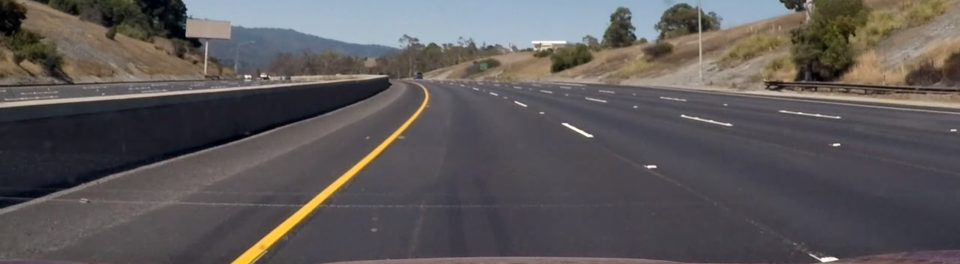
#> input picture nonvehicle/nonvehicle1.png, 1920 x 528 px (shown at 1/2 size); its folder holds only this picture in this run
$ python -i detection.py   (imports and definitions only)   (older library calls are emulated)
#> lines starting #> are read from the running program, lines starting #| are printed output that depends on the picture
#> further down, picture is the input picture: shape (528, 1920, 3); mean B, G, R 88.8, 88.2, 92.4
### sdcvehicle/classification.py
"""
Vehicle classification models and features.
The training dataset from udacity is not really clean.
"""

from . import config
from os import path
import pickle

import numpy as np
np.random.seed(1337)

from skimage import io, feature, color
from glob import glob
from sklearn.svm import LinearSVC
from sklearn.svm import SVC
from sklearn.utils import shuffle
from sklearn.model_selection import train_test_split
from sklearn.model_selection import RandomizedSearchCV
from sklearn.preprocessing import StandardScaler
from sklearn.pipeline import Pipeline
from sklearn.feature_extraction.image import extract_patches_2d

from sklearn.base import BaseEstimator, ClassifierMixin
from scipy.misc import imresize

class ImageFeatExtractor(BaseEstimator):
    """Feature extractor for vehicle/non-vehicle images.
    Two types of features used:
        1. hog of gray
        2. color histogram (to reduce false positive?)
    """
    def __init__(self, pixels_per_cell=(8,8),
        cells_per_block=(2,2), hist_nbins=32, **kwargs):
        # for hog features
        self.pixels_per_cell = pixels_per_cell
        self.cells_per_block = cells_per_block
        # for color histogram features
        self.hist_nbins = hist_nbins
        # feature extractors
        self.extract_hog = lambda img: feature.hog(color.rgb2gray(img),
                pixels_per_cell=self.pixels_per_cell,
                cells_per_block=self.cells_per_block)
        self.extract_hist = lambda img, chann: np.histogram(img[:,:,chann],
                bins=self.hist_nbins, range=(0, 256))[0].astype(np.float)
        # feature standarizer
        self.hog_ss = StandardScaler()
        self.rhist_ss = StandardScaler()
        self.ghist_ss = StandardScaler()
        self.bhist_ss = StandardScaler()
    def fit_transform(self, images, labels=None):
        hog_feats = np.vstack([self.extract_hog(im) for im in images])
        hog_feats = self.hog_ss.fit_transform(hog_feats)

        # return np.hstack([hog_feats])

        rhist_feats = np.vstack([self.extract_hist(im, 0) for im in images])
        rhist_feats = self.rhist_ss.fit_transform(rhist_feats)

        ghist_feats = np.vstack([self.extract_hist(im, 1) for im in images])
        ghist_feats = self.ghist_ss.fit_transform(ghist_feats)

        bhist_feats = np.vstack([self.extract_hist(im, 2) for im in images])
        bhist_feats = self.bhist_ss.fit_transform(bhist_feats)


        return np.hstack([hog_feats, rhist_feats, ghist_feats, bhist_feats])

    def fit(self, images, labels=None):
        self.fit_transform(images)
        return self
    # [17 lines left out: function transform, not called in this run]

class VehicleClassifier(BaseEstimator, ClassifierMixin):
    """Vehicle detection model based on HOG feature and
    Linear SVC model.
    """
    def __init__(self, **kwargs):
        # parameter for LinearSVC
        self.C = kwargs.get("C", 1)
        self.model = Pipeline([
            ("feature_extractor", ImageFeatExtractor(**kwargs)),
            ("svc", LinearSVC(C=self.C))
            # ("svc", SVC(C=self.C, kernel="linear", probability=True))
        ])
    def fit(self, images, labels):
        """`images`: list of images of fixed shape
        `labels`: list of labels, with the same len of images
        Return: a trained vehicle detection model
        """

        self.model.fit(images, labels)
        return self
    # [16 lines left out: function best_fit, not called in this run]
    def predict(self, images):
        return self.model.predict(images)
    def score(self, images, labels):
        return self.model.score(images, labels)


def load_data():
    vehicle_files = glob(config.vehicle_image_files)
    nonvehicle_files = glob(config.nonvehicle_image_files)
    print("loaded %i vehicle images and %i nonvehicle images" %
        (len(vehicle_files), len(nonvehicle_files)))
    vehicle_imgs = [io.imread(f) for f in vehicle_files]
    nonvehicle_imgs = [io.imread(f) for f in nonvehicle_files]
    images = vehicle_imgs + nonvehicle_imgs
    labels = ["vehicle"]*len(vehicle_imgs)+["nonvehicle"]*len(nonvehicle_imgs)
    return images, labels

def enhance_negative_data():
    """Enhance the dataset by generating more negative samples
    from test images - to reduce the false positive rate
    """
    whole_images = []
    for f in glob("./test_images/*.jpg"):
        # whole_image = io.imread("../test_images/test2.jpg")
        whole_image = io.imread(f)
        R, C = whole_image.shape[:2]
        if "test2.jpg" in f:
            whole_image = whole_image[R//2:, :, :]
        elif "test5.jpg" in f:
            whole_image = whole_image[500:, :, :]
        else:
            whole_image = whole_image[R//2:, :C//2, :]
        whole_images.append(whole_image)

    for f in glob("./nonvehicle/*.png"):
        # whole_image = io.imread("../test_images/test2.jpg")
        whole_image = io.imread(f)
        whole_images.append(whole_image)

    images = []
    for whole_image in whole_images:
        for scale in range(3):
            patch_size = int(64*1.2**scale)
            patches = extract_patches_2d(whole_image, (patch_size, patch_size), max_patches=1000)
            patches = [imresize(p, (64, 64)) for p in patches]
            images += patches
#> this loop made 1 pass
#> after the loop, images = 3000 items
    labels = ["nonvehicle"] * len(images)
#> labels = 3000 items, first 6: 'nonvehicle', 'nonvehicle', 'nonvehicle', 'nonvehicle', 'nonvehicle', 'nonvehicle'
    print("ehanced the dataset with %i negative images" % len(labels))
#| ehanced the dataset with 3000 negative images
    return images, labels

def enhance_positive_data(car_images):
    """Enhance the dataset by generating more positive images
    through random shifting and rotating of car images.
    """
    import scipy.ndimage as ndi
    # [45 lines left out: functions transform_matrix_offset_center, apply_transform, random_rotation, random_shift, random_crop, not called in this run]

    images = []
    for car_image in car_images:
        rotated = [random_rotation(car_image, 5) for _ in range(3)]
        shifted = [random_shift(car_image, 0.05, 0.05) for _ in range(2)]
        cropped = [random_crop(car_image) for _ in range(5)]
        images += rotated
        images += shifted
    labels = ["vehicle"] * len(images)
    print("enhanced the dataset with %i positive samples" % len(labels))
    return images, labels

# [7 lines left out: function fit_best_model, not called in this run]

def build_model():
    if path.exists(config.model_file):
        classifier = pickle.load(open(config.model_file, "r"))
        return classifier
    images, labels = load_data()
    enhanced_negative_images, enhanced_negative_labels = enhance_negative_data()
#> enhanced_negative_images = 3000 items; enhanced_negative_labels has the same summary as labels in enhance_negative_data
    nvhicles = (np.array(labels)=="vehicle").sum()
    enhanced_pos_images, enhanced_pos_labels = enhance_positive_data(images[:nvhicles])
    images += enhanced_negative_images
#> images = 3000 items
    images += enhanced_pos_images
    labels += enhanced_negative_labels
    labels += enhanced_pos_labels

    for image in images:
        image = (image / 255.).astype(np.float32)
#> this loop made 3000 passes
#> pass 1, in build_model, `image = (image / 255.).astype(np.float32)`:
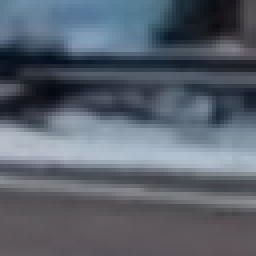
#> image: shape (64, 64, 4) float32 (shown 4 times larger); mean of channels 0, 1, 2, 3 0.428, 0.383, 0.351, 1; drawn as B, G, R
#> pass 2, in build_model, `image = (image / 255.).astype(np.float32)`:
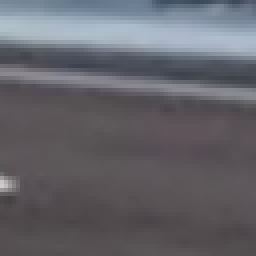
#> image: shape (64, 64, 4) float32 (shown 4 times larger); mean of channels 0, 1, 2, 3 0.415, 0.391, 0.393, 1; drawn as B, G, R
#> pass 3, in build_model, `image = (image / 255.).astype(np.float32)`:
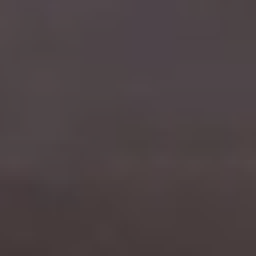
#> image: shape (64, 64, 4) float32 (shown 4 times larger); mean of channels 0, 1, 2, 3 0.266, 0.259, 0.299, 1; drawn as B, G, R

    images, labels = shuffle(images, labels)
    train_images, test_images, train_labels, test_labels = train_test_split(images, labels, test_size=0.1)
#> train_images = 2700 items; test_images = 300 items; train_labels = 2700 items, first 6: 'nonvehicle', 'nonvehicle', 'nonvehicle', 'nonvehicle', 'nonvehicle', 'nonvehicle'; test_labels = 300 items, first 6: 'nonvehicle', 'nonvehicle', 'nonvehicle', 'nonvehicle', 'nonvehicle', 'nonvehicle'
    classifier = VehicleClassifier(
            pixels_per_cell=(8,8),
            cells_per_block=(2,2),
            hist_nbins=16,
            C=5e-1)
    classifier.fit(train_images, train_labels)
    print("built model performance on test:", classifier.score(test_images, test_labels))
    # classifier.fit(images, labels)
    # pickle.dump(classifier, open(config.model_file, "w"))
    return classifier

### sdcvehicle/detection.py
from . import config
from . import classification

from scipy.misc import imresize
import numpy as np

from skimage.measure import label, regionprops
from skimage.morphology import closing, square, opening
import cv2

class VehicleDetector(object):
    def __init__(self):
        """Main control parameters for balance between recall vs precision:
        - stride
        - scale
        """
        # vehicle classification model
        print("building vehicle classification model")
        self.vehicle_model = classification.build_model()
        # parameters for sliding window
        self.window_size = (64, 64)
        self.rows = (0.5, 1)
        self.cols = (0.35, 1)
        self.stride = (32, 32)
        # parameters for layer pyramid
        self.scale = 1.2
        # heatmap threshold
        self.heatmap_thr = 5
        # for video detection
        self.last_heatmap = None

    # [152 lines left out: functions slide_window, get_image_pyramid, get_pyramid_slide_window, preprocess, get_heatmap, draw_merged_boxes and 3 more, not called in this run]


>>> import cv2
>>> picture = cv2.imread('../nonvehicle/nonvehicle1.png')
#> (the run stopped early here; a loop or call above may not have finished)

$ run again, on nonvehicle/nonvehicle2.png
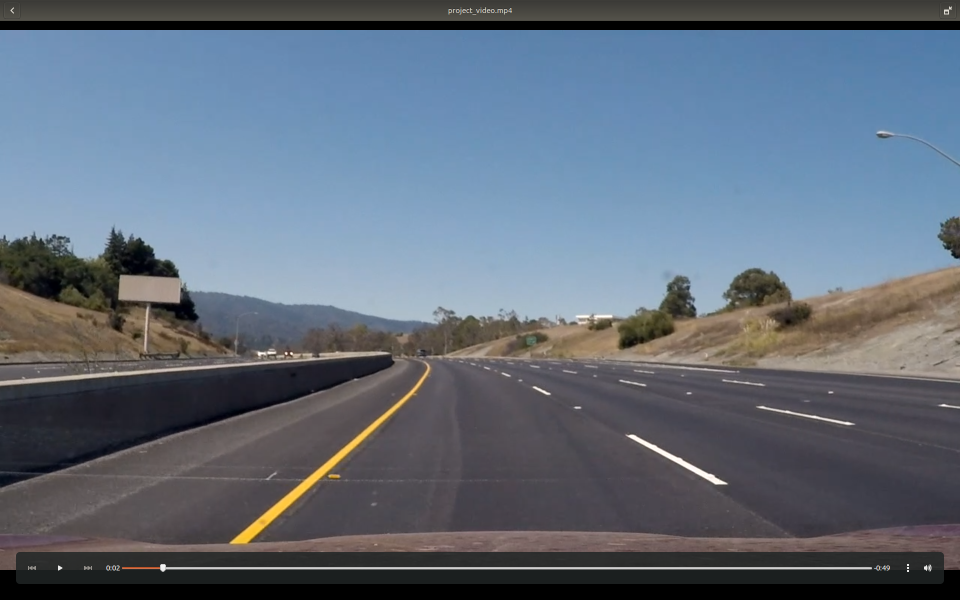
#> input picture nonvehicle/nonvehicle2.png, 1920 x 1200 px (shown at 1/2 size)
#> picture is the input picture: shape (1200, 1920, 3); mean B, G, R 121.9, 108, 96.8
#> the loop in enhance_negative_data, `for whole_image in whole_images:` made 1 pass
#> after the loop in enhance_negative_data, `for whole_image in whole_images:`: images = 3000 items
#> in enhance_negative_data, `labels = ["nonvehicle"] * len(images)`: labels = 3000 items, first 6: 'nonvehicle', 'nonvehicle', 'nonvehicle', 'nonvehicle', 'nonvehicle', 'nonvehicle'
#| ehanced the dataset with 3000 negative images
#> enhanced_negative_images = 3000 items; enhanced_negative_labels has the same summary as labels in enhance_negative_data
#> the loop in build_model, `for image in images:` made 3000 passes
#> pass 1, in build_model, `image = (image / 255.).astype(np.float32)`:
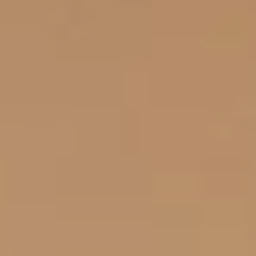
#> image: shape (64, 64, 4) float32 (shown 4 times larger); mean of channels 0, 1, 2, 3 0.415, 0.557, 0.716, 1; drawn as B, G, R
#> pass 3, in build_model, `image = (image / 255.).astype(np.float32)`:
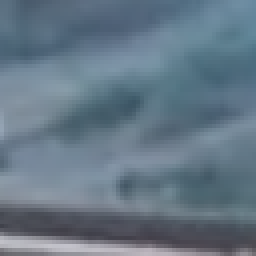
#> image: shape (64, 64, 4) float32 (shown 4 times larger); mean of channels 0, 1, 2, 3 0.523, 0.466, 0.395, 1; drawn as B, G, R
#> train_images = 2700 items; test_images = 300 items; train_labels = 2700 items, first 6: 'nonvehicle', 'nonvehicle', 'nonvehicle', 'nonvehicle', 'nonvehicle', 'nonvehicle'; test_labels = 300 items, first 6: 'nonvehicle', 'nonvehicle', 'nonvehicle', 'nonvehicle', 'nonvehicle', 'nonvehicle'

$ run again, on nonvehicle/nonvehicle3.png
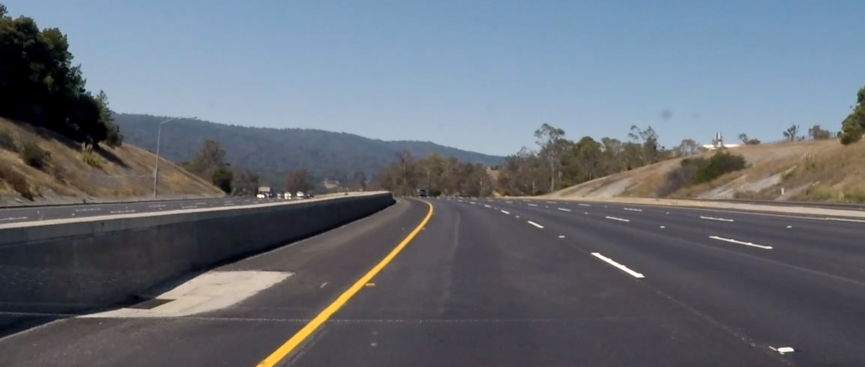
#> input picture nonvehicle/nonvehicle3.png, 1730 x 734 px (shown at 1/2 size)
#> picture is the input picture: shape (734, 1730, 3); mean B, G, R 118.6, 109.5, 103.3
#> the loop in enhance_negative_data, `for whole_image in whole_images:` made 1 pass
#> after the loop in enhance_negative_data, `for whole_image in whole_images:`: images = 3000 items
#> in enhance_negative_data, `labels = ["nonvehicle"] * len(images)`: labels = 3000 items, first 6: 'nonvehicle', 'nonvehicle', 'nonvehicle', 'nonvehicle', 'nonvehicle', 'nonvehicle'
#| ehanced the dataset with 3000 negative images
#> enhanced_negative_images = 3000 items; enhanced_negative_labels has the same summary as labels in enhance_negative_data
#> the loop in build_model, `for image in images:` made 3000 passes
#> pass 1, in build_model, `image = (image / 255.).astype(np.float32)`:
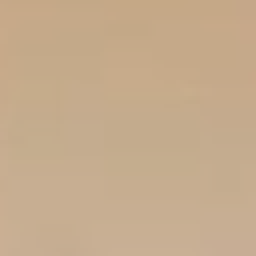
#> image: shape (64, 64, 4) float32 (shown 4 times larger); mean of channels 0, 1, 2, 3 0.555, 0.673, 0.774, 1; drawn as B, G, R
#> pass 3, in build_model, `image = (image / 255.).astype(np.float32)`:
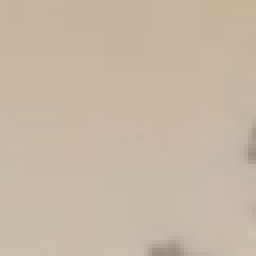
#> image: shape (64, 64, 4) float32 (shown 4 times larger); mean of channels 0, 1, 2, 3 0.645, 0.718, 0.785, 1; drawn as B, G, R
#> train_images = 2700 items; test_images = 300 items; train_labels = 2700 items, first 6: 'nonvehicle', 'nonvehicle', 'nonvehicle', 'nonvehicle', 'nonvehicle', 'nonvehicle'; test_labels = 300 items, first 6: 'nonvehicle', 'nonvehicle', 'nonvehicle', 'nonvehicle', 'nonvehicle', 'nonvehicle'

$ run again, on nonvehicle/nonvehicle4.png
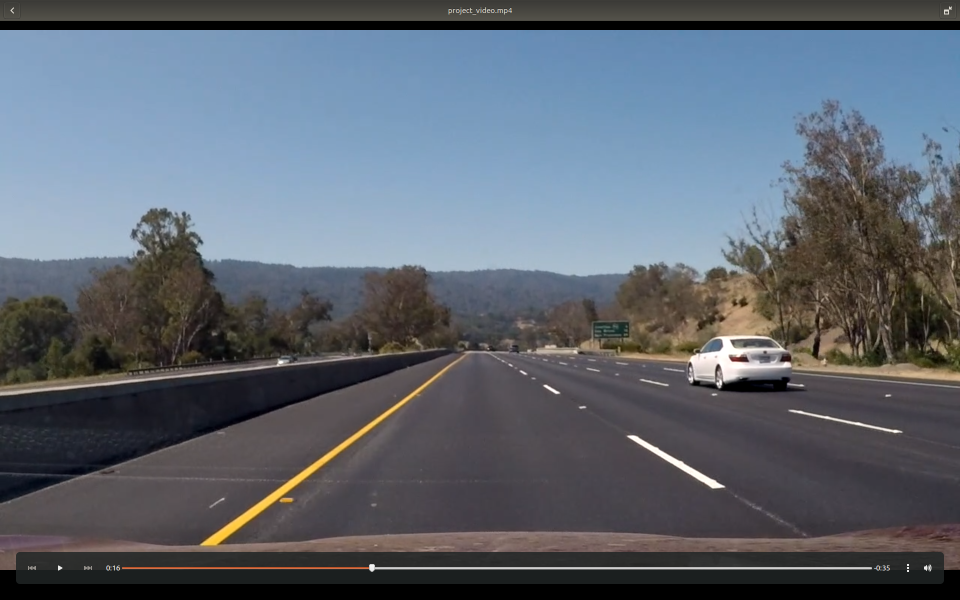
#> input picture nonvehicle/nonvehicle4.png, 1920 x 1200 px (shown at 1/2 size)
#> picture is the input picture: shape (1200, 1920, 3); mean B, G, R 111.1, 101.1, 93.5
#> the loop in enhance_negative_data, `for whole_image in whole_images:` made 1 pass
#> after the loop in enhance_negative_data, `for whole_image in whole_images:`: images = 3000 items
#> in enhance_negative_data, `labels = ["nonvehicle"] * len(images)`: labels = 3000 items, first 6: 'nonvehicle', 'nonvehicle', 'nonvehicle', 'nonvehicle', 'nonvehicle', 'nonvehicle'
#| ehanced the dataset with 3000 negative images
#> enhanced_negative_images = 3000 items; enhanced_negative_labels has the same summary as labels in enhance_negative_data
#> the loop in build_model, `for image in images:` made 3000 passes
#> pass 1, in build_model, `image = (image / 255.).astype(np.float32)`:
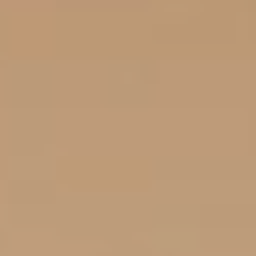
#> image: shape (64, 64, 4) float32 (shown 4 times larger); mean of channels 0, 1, 2, 3 0.471, 0.606, 0.741, 1; drawn as B, G, R
#> pass 3, in build_model, `image = (image / 255.).astype(np.float32)`:
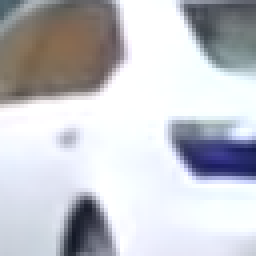
#> image: shape (64, 64, 4) float32 (shown 4 times larger); mean of channels 0, 1, 2, 3 0.795, 0.773, 0.767, 1; drawn as B, G, R
#> train_images = 2700 items; test_images = 300 items; train_labels = 2700 items, first 6: 'nonvehicle', 'nonvehicle', 'nonvehicle', 'nonvehicle', 'nonvehicle', 'nonvehicle'; test_labels = 300 items, first 6: 'nonvehicle', 'nonvehicle', 'nonvehicle', 'nonvehicle', 'nonvehicle', 'nonvehicle'
